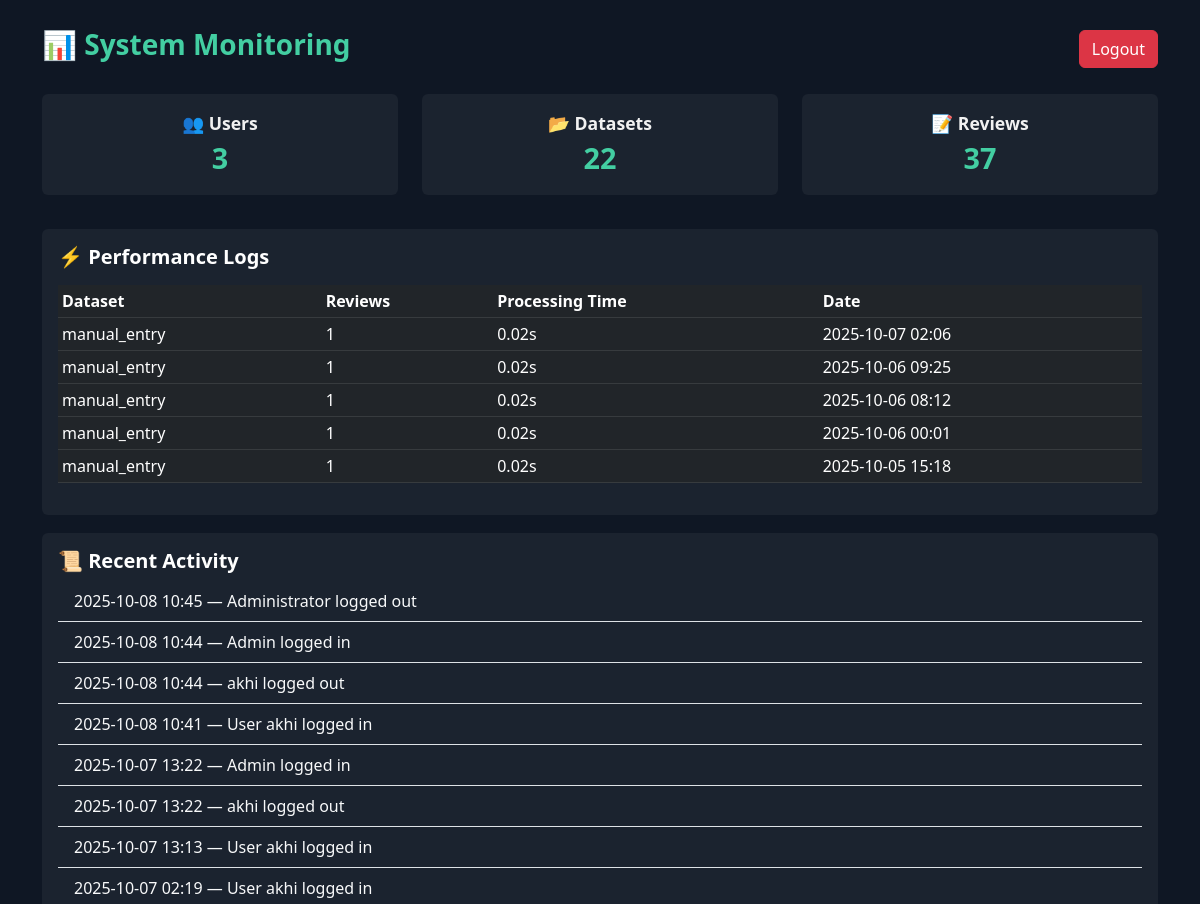
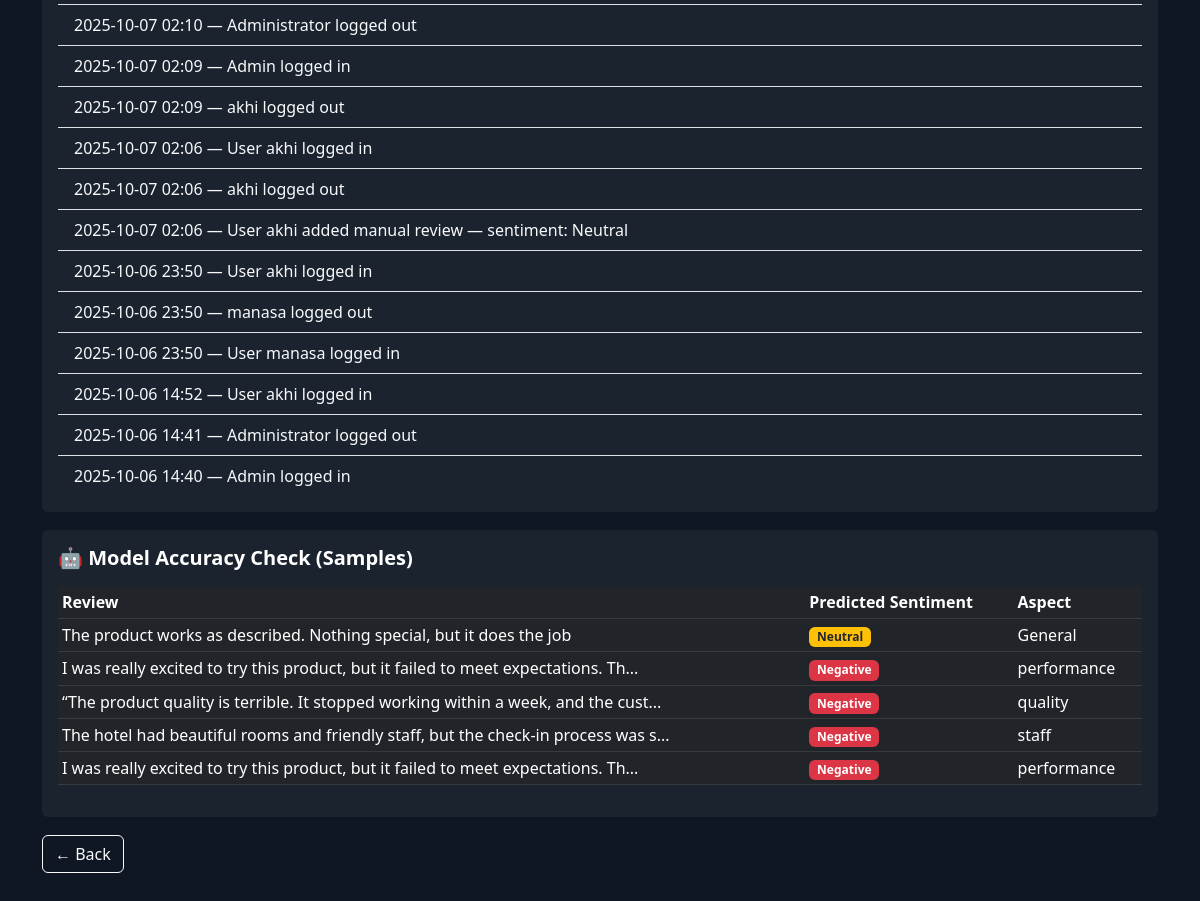
The page /admin/monitor (signed in) on the database its author committed (2 pictures, top to bottom).
### app.py (models this page shows)
class Dataset(db.Model):
    id = db.Column(db.Integer, primary_key=True)
    user_id = db.Column(db.Integer, db.ForeignKey('user.id'), nullable=False)
    file_name = db.Column(db.String(200))
    upload_date = db.Column(db.DateTime, default=datetime.utcnow)
    reviews = db.relationship('Review', backref='dataset', lazy=True, cascade="all, delete-orphan")

class Log(db.Model):
    id = db.Column(db.Integer, primary_key=True)
    action_type = db.Column(db.String(200))
    user_id = db.Column(db.Integer, db.ForeignKey('user.id'))
    timestamp = db.Column(db.DateTime, default=datetime.utcnow)

class Review(db.Model):
    id = db.Column(db.Integer, primary_key=True)
    dataset_id = db.Column(db.Integer, db.ForeignKey('dataset.id'), nullable=False)
    raw_text = db.Column(db.Text, nullable=False)
    preprocessed_text = db.Column(db.Text)
    sentiment = db.Column(db.String(20))
    aspect = db.Column(db.String(120))
    confidence = db.Column(db.Float)   # 🆕 Added this line for confidence %
    date = db.Column(db.DateTime)

### app.py (the view)
@app.route('/admin/monitor')
@login_required
def admin_monitor():
    if current_user.role != 'admin':
        abort(403)
    recent_logs = Log.query.order_by(Log.timestamp.desc()).limit(20).all()
    performance_logs = []
    datasets = Dataset.query.order_by(Dataset.upload_date.desc()).limit(5).all()
    for ds in datasets:
        reviews_count = Review.query.filter_by(dataset_id=ds.id).count()
        perf_time = round(reviews_count / 50.0, 2) if reviews_count else 0
        performance_logs.append({
            "file_name": ds.file_name,
            "reviews": reviews_count,
            "time": perf_time,
            "date": ds.upload_date.strftime("%Y-%m-%d %H:%M")
        })
    sample_reviews = Review.query.order_by(Review.date.desc()).limit(5).all()
    users_count = User.query.count()
    datasets_count = Dataset.query.count()
    reviews_count = Review.query.count()
    return render_template(
        'admin/monitor.html',
        recent_logs=recent_logs,
        performance_logs=performance_logs,
        sample_reviews=sample_reviews,
        users_count=users_count,
        datasets_count=datasets_count,
        reviews_count=reviews_count
    )

### app.py (called while the page is built)
@login_manager.user_loader
def load_user(user_id):
    return User.query.get(int(user_id))

### templates/admin/monitor.html (shortened to what this page needs)
<!doctype html>
<html lang="en">
<head>
  <link href="https://cdn.jsdelivr.net/npm/bootstrap@5.3.0/dist/css/bootstrap.min.css" rel="stylesheet">
</head>
<body>
  <div class="container">
    <div class="d-flex justify-content-between align-items-center mb-4">
      <h3 style="font-weight:700;color:#43cea2">📊 System Monitoring</h3>
      <a class="btn btn-danger" href="{{ url_for('logout') }}">Logout</a>
    </div>
    <div class="row mb-3">
      <div class="col-md-4">
        <div class="card p-3 stat-card">
          <div class="stat-label">👥 Users</div>
          <div class="stat-value">{{ users_count }}</div>
        </div>
      </div>
      <div class="col-md-4">
        <div class="card p-3 stat-card">
          <div class="stat-label">📂 Datasets</div>
          <div class="stat-value">{{ datasets_count }}</div>
        </div>
      </div>
      <div class="col-md-4">
        <div class="card p-3 stat-card">
          <div class="stat-label">📝 Reviews</div>
          <div class="stat-value">{{ reviews_count }}</div>
        </div>
      </div>
    </div>
    <div class="card p-3">
      <h5>⚡ Performance Logs</h5>
      <table class="table table-sm table-dark mt-2">
        <thead><tr><th>Dataset</th><th>Reviews</th><th>Processing Time</th><th>Date</th></tr></thead>
        <tbody>
          {% for p in performance_logs %}
            <tr>
              <td>{{ p.file_name }}</td>
              <td>{{ p.reviews }}</td>
              <td>{{ p.time }}s</td>
              <td>{{ p.date }}</td>
            </tr>
          {% else %}
            <tr><td colspan="4" class="muted">No performance data.</td></tr>
          {% endfor %}
        </tbody>
      </table>
    </div>
    <div class="card p-3">
      <h5>📜 Recent Activity</h5>
      <ul class="list-group list-group-flush">
        {% for l in recent_logs %}
          <li class="list-group-item bg-transparent text-light">
            {{ l.timestamp.strftime('%Y-%m-%d %H:%M') if l.timestamp else '' }} — {{ l.action_type }}
          </li>
        {% else %}
          <li class="list-group-item bg-transparent text-muted">No recent activity.</li>
        {% endfor %}
      </ul>
    </div>
    <div class="card p-3">
      <h5>🤖 Model Accuracy Check (Samples)</h5>
      <table class="table table-sm table-dark mt-2">
        <thead><tr><th>Review</th><th>Predicted Sentiment</th><th>Aspect</th></tr></thead>
        <tbody>
          {% for r in sample_reviews %}
            <tr>
              <td>{{ r.raw_text[:80] }}{% if r.raw_text|length > 80 %}...{% endif %}</td>
              <td>
                {% if r.sentiment == "Positive" %}
                  <span class="badge bg-success">{{ r.sentiment }}</span>
                {% elif r.sentiment == "Negative" %}
                  <span class="badge bg-danger">{{ r.sentiment }}</span>
                {% else %}
                  <span class="badge bg-warning text-dark">{{ r.sentiment }}</span>
                {% endif %}
              </td>
              <td>{{ r.aspect or '—' }}</td>
            </tr>
          {% else %}
            <tr><td colspan="3" class="muted">No sample reviews available.</td></tr>
          {% endfor %}
        </tbody>
      </table>
    </div>
    <div><a href="/admin" class="btn btn-outline-light">← Back</a></div>
  </div>
</body>
</html>

### templates/admin/monitor.html (style rules this page uses)
body { background:#0f1724; color:#fff; font-family:Segoe UI, sans-serif; padding:28px; }
.card { background:rgba(255,255,255,0.05); border:none; margin-bottom:18px; }
.stat-card { display:flex; justify-content:space-between; align-items:center; transition:all 0.3s ease; }
.stat-label { font-size:1.1rem; font-weight:600; color:#f1f1f1; }
.stat-value { font-size:1.8rem; font-weight:800; color:#43cea2; }
h5 { font-weight:700; color:#fff; }
.table td, .table th { color:#fff; }

### rows shown on the page
Dataset: file_name "manual_entry", reviews "1", time "0.02", date "2025-10-07 02:06"
Dataset: file_name "manual_entry", reviews "1", time "0.02", date "2025-10-06 09:25"
Dataset: file_name "manual_entry", reviews "1", time "0.02", date "2025-10-06 08:12"
Dataset: file_name "manual_entry", reviews "1", time "0.02", date "2025-10-06 00:01"
Dataset: file_name "manual_entry", reviews "1", time "0.02", date "2025-10-05 15:18"
Log: timestamp "2025-10-08 10:45", action_type "Administrator logged out"
Log: timestamp "2025-10-08 10:44", action_type "Admin logged in"
Log: timestamp "2025-10-08 10:44", action_type "akhi logged out"
Log: timestamp "2025-10-08 10:41", action_type "User akhi logged in"
Log: timestamp "2025-10-07 13:22", action_type "Admin logged in"
Log: timestamp "2025-10-07 13:22", action_type "akhi logged out"
Log: timestamp "2025-10-07 13:13", action_type "User akhi logged in"
Log: timestamp "2025-10-07 02:19", action_type "User akhi logged in"
Log: timestamp "2025-10-07 02:10", action_type "Administrator logged out"
Log: timestamp "2025-10-07 02:09", action_type "Admin logged in"
Log: timestamp "2025-10-07 02:09", action_type "akhi logged out"
Log: timestamp "2025-10-07 02:06", action_type "User akhi logged in"
Log: timestamp "2025-10-07 02:06", action_type "akhi logged out"
Log: timestamp "2025-10-07 02:06", action_type "User akhi added manual review — sentiment: Neutral"
Log: timestamp "2025-10-06 23:50", action_type "User akhi logged in"
Log: timestamp "2025-10-06 23:50", action_type "manasa logged out"
Log: timestamp "2025-10-06 23:50", action_type "User manasa logged in"
Log: timestamp "2025-10-06 14:52", action_type "User akhi logged in"
Log: timestamp "2025-10-06 14:41", action_type "Administrator logged out"
Log: timestamp "2025-10-06 14:40", action_type "Admin logged in"
Review: raw_text "The product works as described. Nothing special, but it does the job", sentiment "Neutral", aspect "General"
Review: raw_text "I was really excited to try this product, but it failed to meet expectations. Th", sentiment "Negative", aspect "performance"
Review: raw_text "“The product quality is terrible. It stopped working within a week, and the cust", sentiment "Negative", aspect "quality"
Review: raw_text "The hotel had beautiful rooms and friendly staff, but the check-in process was s", sentiment "Negative", aspect "staff"
Review: raw_text "I was really excited to try this product, but it failed to meet expectations. Th", sentiment "Negative", aspect "performance"

### other values the page prints
{{ users_count }} "3"
{{ datasets_count }} "22"
{{ reviews_count }} "37"
